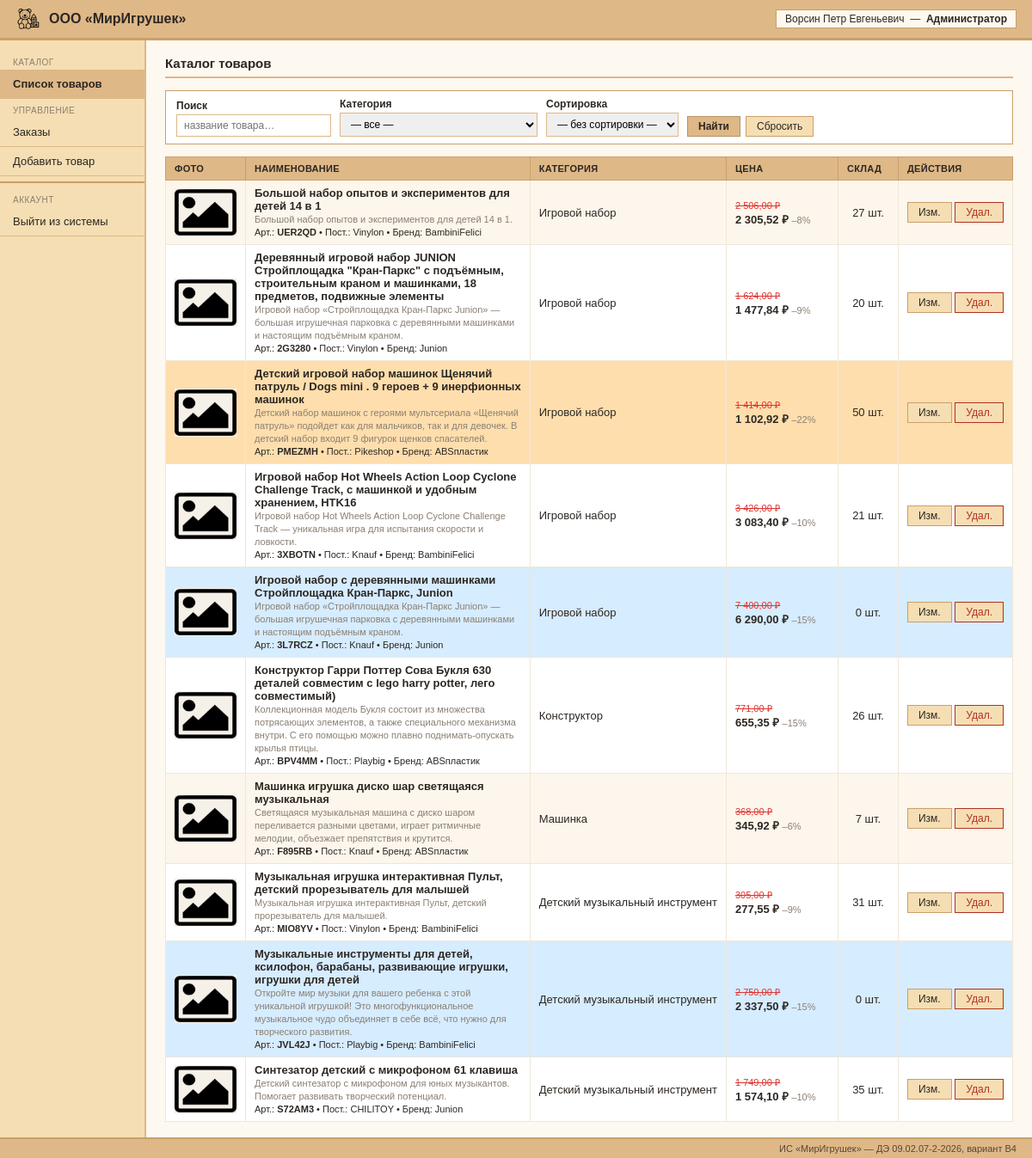
/index.php (signed in), run on the app's committed database.
### tables this page shows
CREATE TABLE goods (
  sku         VARCHAR(20) PRIMARY KEY,
  name        VARCHAR(500) NOT NULL,
  unit_id     INT NOT NULL,
  price       DECIMAL(10,2) NOT NULL CHECK (price >= 0),
  supplier_id INT NOT NULL,
  brand_id    INT NOT NULL,
  category_id INT NOT NULL,
  discount    INT NOT NULL DEFAULT 0 CHECK (discount >= 0),
  stock       INT NOT NULL DEFAULT 0 CHECK (stock >= 0),
  descr       TEXT,
  photo       VARCHAR(255),
  CONSTRAINT fk_goods_unit  FOREIGN KEY (unit_id)      REFERENCES units(id),
  CONSTRAINT fk_goods_sup   FOREIGN KEY (supplier_id)  REFERENCES suppliers(id),
  CONSTRAINT fk_goods_brand FOREIGN KEY (brand_id)     REFERENCES brands(id),
  CONSTRAINT fk_goods_cat   FOREIGN KEY (category_id)  REFERENCES categories(id)
);

CREATE TABLE suppliers (
  id   INT AUTO_INCREMENT PRIMARY KEY,
  name VARCHAR(150) NOT NULL UNIQUE
);

CREATE TABLE brands (
  id   INT AUTO_INCREMENT PRIMARY KEY,
  name VARCHAR(150) NOT NULL UNIQUE
);

CREATE TABLE categories (
  id   INT AUTO_INCREMENT PRIMARY KEY,
  name VARCHAR(150) NOT NULL UNIQUE
);

CREATE TABLE units (
  id   INT AUTO_INCREMENT PRIMARY KEY,
  name VARCHAR(50) NOT NULL UNIQUE
);

### web/db.php (called while the page is built, shortened)
<?php
function db(): PDO {
    static $pdo = null;
    if ($pdo === null) {
        $pdo = new PDO(
            'mysql:host=' . DB_HOST . ';dbname=' . DB_NAME . ';charset=utf8mb4',
            DB_USER, DB_PASS,
            [
                PDO::ATTR_ERRMODE            => PDO::ERRMODE_EXCEPTION,
                PDO::ATTR_DEFAULT_FETCH_MODE => PDO::FETCH_ASSOC,
                PDO::ATTR_EMULATE_PREPARES   => false,
            ]
        );
    }
    return $pdo;
}

### web/index.php (the view, shortened to what this page needs)
<?php
require_once __DIR__ . '/common.php';
$manage = can_manage();
$args   = [];
$search = trim($_GET['q'] ?? '');
$order = 'g.name';
$sql = "SELECT g.*, c.name cat_name, s.name sup_name, b.name brand_name, u.name unit_name
        FROM goods g
        JOIN categories c ON c.id = g.category_id
        JOIN suppliers  s ON s.id = g.supplier_id
        JOIN brands     b ON b.id = g.brand_id
        JOIN units      u ON u.id = g.unit_id";
$sql .= " ORDER BY $order";
$st = db()->prepare($sql);
$st->execute($args);
$products = $st->fetchAll();
layout_header('Каталог товаров');
if ($manage): ?>
  <form class="fbar" method="get">
    <label>Поиск
      <input type="text" name="q" value="<?= e($search) ?>" placeholder="название товара…" style="width:180px;">
    </label>
    <label>Категория
      <select name="cat">
        <option value="">— все —</option>
      </select>
    </label>
    <label>Сортировка
      <select name="sort">
        <option value="">— без сортировки —</option>
      </select>
    </label>
    <div style="display:flex;gap:6px;align-items:flex-end;">
      <button class="btn ok" type="submit">Найти</button>
      <a class="btn" href="index.php?page=catalog">Сбросить</a>
    </div>
  </form>
<?php endif; ?>
<table class="tbl">
  <tr>
    <th style="width:80px;">Фото</th>
    <th>Наименование</th>
    <th>Категория</th>
    <th style="width:130px;">Цена</th>
    <th style="width:70px;">Склад</th>
    <?php if (is_admin()): ?><th style="width:110px;">Действия</th><?php endif; ?>
  </tr>
  <?php foreach ($products as $g):
      $discount = (int)$g['discount'];
      $price    = (float)$g['price'];
      $final    = round($price * (1 - $discount / 100), 2);
      $outStock = (int)$g['stock'] === 0;
      $rowClass = $outStock ? 'oos' : ($discount > 17 ? 'sale' : '');
  ?>
  <tr class="<?= $rowClass ?>">
    <td style="text-align:center;">
      <img src="<?= e(photo_src($g['photo'])) ?>" alt="" style="width:72px;height:56px;object-fit:contain;background:#f5f0e8;display:block;">
    </td>
    <td>
      <strong><?= e($g['name']) ?></strong><br>
      <span style="font-size:11px;color:#8a7f72;"><?= e($g['descr']) ?></span><br>
      <span style="font-size:11px;">Арт.: <b><?= e($g['sku']) ?></b> &bull; Пост.: <?= e($g['sup_name']) ?> &bull; Бренд: <?= e($g['brand_name']) ?></span>
    </td>
    <td style="white-space:nowrap;"><?= e($g['cat_name']) ?></td>
    <td>
      <?php if ($discount > 0): ?>
        <span class="p-old"><?= number_format($price, 2, ',', ' ') ?> ₽</span>
        <span class="p-new"><?= number_format($final, 2, ',', ' ') ?> ₽</span>
        <span style="font-size:11px;color:#8a7f72;">–<?= $discount ?>%</span>
      <?php else: ?>
        <span class="p-new"><?= number_format($price, 2, ',', ' ') ?> ₽</span>
      <?php endif; ?>
    </td>
    <td style="text-align:center;"><?= (int)$g['stock'] ?> <?= e($g['unit_name']) ?></td>
    <?php if (is_admin()): ?>
    <td style="white-space:nowrap;">
      <a class="btn" href="index.php?page=product_edit&sku=<?= e($g['sku']) ?>">Изм.</a>
      <a class="btn del" href="index.php?page=product_delete&sku=<?= e($g['sku']) ?>"
         onclick="return confirm('Удалить «<?= e(addslashes($g['name'])) ?>»?');">Удал.</a>
    </td>
    <?php endif; ?>
  </tr>
  <?php endforeach; ?>
</table>
<?php layout_footer();

### web/common.php (shortened to what this page needs)
<?php
require_once __DIR__ . '/db.php';
function current_user(): ?array { return $_SESSION['user'] ?? null; }
function role(): string         { return current_user()['role'] ?? 'Гость'; }
function is_admin(): bool        { return role() === ROLE_ADMIN; }
function can_manage(): bool      { return is_admin() || is_manager(); }
function e(?string $s): string { return htmlspecialchars((string)$s, ENT_QUOTES, 'UTF-8'); }
function photo_src(?string $photo): string {
    return 'images/picture.png';
}
function layout_header(string $title): void {
    $u  = current_user();
    $pg = $_GET['page'] ?? 'catalog';
?><!doctype html>
<html lang="ru">
<head>
</head>
<body>
<div id="topbar">
  <div class="brand">
    <img src="images/icon.png" alt="">
    ООО «МирИгрушек»
  </div>
  <div class="uinfo">
    <?php if ($u): ?>
      <?= e($u['full_name']) ?> &nbsp;&mdash;&nbsp; <b><?= e($u['role']) ?></b>
    <?php else: ?>
      Вы не вошли в систему
    <?php endif; ?>
  </div>
</div>
<div id="shell">
  <div id="sidenav">
    <div class="nav-lbl">Каталог</div>
    <a href="index.php?page=catalog" class="<?= in_array($pg, ['catalog', '']) ? 'active' : '' ?>">Список товаров</a>
    <?php if (can_manage()): ?>
      <div class="nav-lbl">Управление</div>
      <a href="index.php?page=orders" class="<?= $pg === 'orders' ? 'active' : '' ?>">Заказы</a>
    <?php endif; ?>
    <?php if (is_admin()): ?>
      <a href="index.php?page=product_edit">Добавить товар</a>
    <?php endif; ?>
    <div class="nav-sep"></div>
    <div class="nav-lbl">Аккаунт</div>
    <?php if ($u): ?>
      <a href="index.php?page=logout">Выйти из системы</a>
    <?php else: ?>
      <a href="index.php?page=login" class="<?= $pg === 'login' ? 'active' : '' ?>">Войти</a>
      <a href="index.php?page=register" class="<?= $pg === 'register' ? 'active' : '' ?>">Регистрация</a>
    <?php endif; ?>
  </div>
  <div id="pagebody">
    <div class="pg-head"><?= e($title) ?></div>
<?php
}
function layout_footer(): void {
    echo '  </div>
</div>
<div style="background:#DEB887;border-top:2px solid #c9a06a;padding:5px 18px;font-size:11px;color:#5a4535;text-align:right;">
  ИС «МирИгрушек» &mdash; ДЭ 09.02.07-2-2026, вариант В4
</div>
</body></html>';
}

### web/common.php (style rules this page uses)
* { box-sizing: border-box; margin: 0; padding: 0; }
body { font-family: Arial, sans-serif; font-size: 13px; color: #2c2723; background: #efe7d8; }
#topbar { background: #DEB887; border-bottom: 3px solid #c9a06a; padding: 7px 18px; display: flex; justify-content: space-between; align-items: center; }
#topbar .brand { display: flex; align-items: center; gap: 9px; font-size: 16px; font-weight: bold; }
#topbar .brand img { height: 30px; }
#topbar .uinfo { font-size: 12px; background: #fff8ee; border: 1px solid #c9a06a; padding: 3px 10px; }
#shell { display: flex; min-height: calc(100vh - 90px); }
#sidenav { width: 170px; min-width: 170px; background: #F5DEB3; border-right: 2px solid #DEB887; padding: 12px 0 20px; }
#sidenav a { display: block; padding: 9px 15px; color: #2c2723; text-decoration: none; font-size: 13px; border-bottom: 1px solid #DEB887; }
#sidenav a.active { background: #DEB887; font-weight: bold; }
#sidenav .nav-sep { height: 2px; background: #c9a06a; margin: 6px 0; }
#sidenav .nav-lbl { padding: 8px 15px 3px; font-size: 10px; text-transform: uppercase; color: #8a7f72; letter-spacing: 0.5px; }
#pagebody { flex: 1; padding: 18px 22px; background: #fdf8f0; overflow: auto; }
.pg-head { font-size: 15px; font-weight: bold; margin-bottom: 14px; padding-bottom: 7px; border-bottom: 2px solid #DEB887; }
.tbl { width: 100%; border-collapse: collapse; background: #fff; }
.tbl th { background: #DEB887; padding: 7px 10px; text-align: left; font-size: 11px; text-transform: uppercase; letter-spacing: 0.3px; border: 1px solid #c9a06a; white-space: nowrap; }
.tbl td { padding: 7px 10px; border: 1px solid #efe7d8; vertical-align: middle; }
.tbl tr:nth-child(even) td { background: #fdf6ec; }
.tbl tr.sale td { background: #FFDEAD !important; }
.tbl tr.oos td { background: #D6ECFF !important; }
.btn { display: inline-block; padding: 4px 12px; background: #F5DEB3; border: 1px solid #c9a06a; color: #2c2723; text-decoration: none; cursor: pointer; font-size: 12px; font-family: Arial, sans-serif; }
.btn.ok { background: #DEB887; border-color: #b8916a; font-weight: bold; }
.btn.del { border-color: #b03020; color: #b03020; }
.fbar { background: #fff; border: 1px solid #c9a06a; padding: 8px 12px; margin-bottom: 14px; display: flex; gap: 10px; align-items: flex-end; flex-wrap: wrap; }
.fbar label { font-size: 12px; font-weight: bold; display: flex; flex-direction: column; gap: 3px; }
.fbar input, .fbar select { padding: 5px 8px; border: 1px solid #DEB887; font-size: 12px; font-family: Arial, sans-serif; }
.p-old { color: #e0322f; text-decoration: line-through; font-size: 11px; display: block; }
.p-new { font-weight: bold; font-size: 13px; }

### data on the page
goods: name "Большой набор опытов и экспериментов для детей 14 в 1", descr "Большой набор опытов и экспериментов для детей 14 в 1.", sku "UER2QD", supplier.name "Vinylon", brand.name "BambiniFelici", category.name "Игровой набор", price "2 506,00", final "2 305,52", discount "8", stock "27", unit.name "шт."
goods: name "Деревянный игровой набор JUNION Стройплощадка \"Кран-Паркс\" с подъёмным, строительным краном и машинками, 18 предметов, подвижные элементы", descr "Игровой набор «Стройплощадка Кран-Паркс Junion» — большая игрушечная парковка с деревянными машинками и настоящим подъёмным краном.", sku "2G3280", supplier.name "Vinylon", brand.name "Junion", category.name "Игровой набор", price "1 624,00", final "1 477,84", discount "9", stock "20", unit.name "шт."
goods: name "Детский игровой набор машинок Щенячий патруль / Dogs mini . 9 героев + 9 инерфионных машинок", descr "Детский набор машинок с героями мультсериала «Щенячий патруль» подойдет как для мальчиков, так и для девочек. В детский набор входит 9 фигурок щенков спасателей.", sku "PMEZMH", supplier.name "Pikeshop", brand.name "ABSпластик", category.name "Игровой набор", price "1 414,00", final "1 102,92", discount "22", stock "50", unit.name "шт."
goods: name "Игровой набор Hot Wheels Action Loop Cyclone Challenge Track, с машинкой и удобным хранением, HTK16", descr "Игровой набор Hot Wheels Action Loop Cyclone Challenge Track — уникальная игра для испытания скорости и ловкости.", sku "3XBOTN", supplier.name "Knauf", brand.name "BambiniFelici", category.name "Игровой набор", price "3 426,00", final "3 083,40", discount "10", stock "21", unit.name "шт."
goods: name "Игровой набор с деревянными машинками Стройплощадка Кран-Паркс, Junion", descr "Игровой набор «Стройплощадка Кран-Паркс Junion» — большая игрушечная парковка с деревянными машинками и настоящим подъёмным краном.", sku "3L7RCZ", supplier.name "Knauf", brand.name "Junion", category.name "Игровой набор", price "7 400,00", final "6 290,00", discount "15", stock "0", unit.name "шт."
goods: name "Конструктор Гарри Поттер Сова Букля 630 деталей совместим с lego harry potter, лего совместимый)", descr "Коллекционная модель Букля состоит из множества потрясающих элементов, а также специального механизма внутри. С его помощью можно плавно поднимать-опускать крылья птицы.", sku "BPV4MM", supplier.name "Playbig", brand.name "ABSпластик", category.name "Конструктор", price "771,00", final "655,35", discount "15", stock "26", unit.name "шт."
goods: name "Машинка игрушка диско шар светящаяся музыкальная", descr "Светящаяся музыкальная машина с диско шаром переливается разными цветами, играет ритмичные мелодии, объезжает препятствия и крутится.", sku "F895RB", supplier.name "Knauf", brand.name "ABSпластик", category.name "Машинка", price "368,00", final "345,92", discount "6", stock "7", unit.name "шт."
goods: name "Музыкальная игрушка интерактивная Пульт, детский прорезыватель для малышей", descr "Музыкальная игрушка интерактивная Пульт, детский прорезыватель для малышей.", sku "MIO8YV", supplier.name "Vinylon", brand.name "BambiniFelici", category.name "Детский музыкальный инструмент", price "305,00", final "277,55", discount "9", stock "31", unit.name "шт."
goods: name "Музыкальные инструменты для детей, ксилофон, барабаны, развивающие игрушки, игрушки для детей", descr "Откройте мир музыки для вашего ребенка с этой уникальной игрушкой! Это многофункциональное музыкальное чудо объединяет в себе всё, что нужно для творческого развития.", sku "JVL42J", supplier.name "Playbig", brand.name "BambiniFelici", category.name "Детский музыкальный инструмент", price "2 750,00", final "2 337,50", discount "15", stock "0", unit.name "шт."
goods: name "Синтезатор детский с микрофоном 61 клавиша", descr "Детский синтезатор с микрофоном для юных музыкантов. Помогает развивать творческий потенциал.", sku "S72AM3", supplier.name "CHILITOY", brand.name "Junion", category.name "Детский музыкальный инструмент", price "1 749,00", final "1 574,10", discount "10", stock "35", unit.name "шт."

### other printed values
$u['full_name'] "Ворсин Петр Евгеньевич"
$u['role'] "Администратор"
$title "Каталог товаров"
